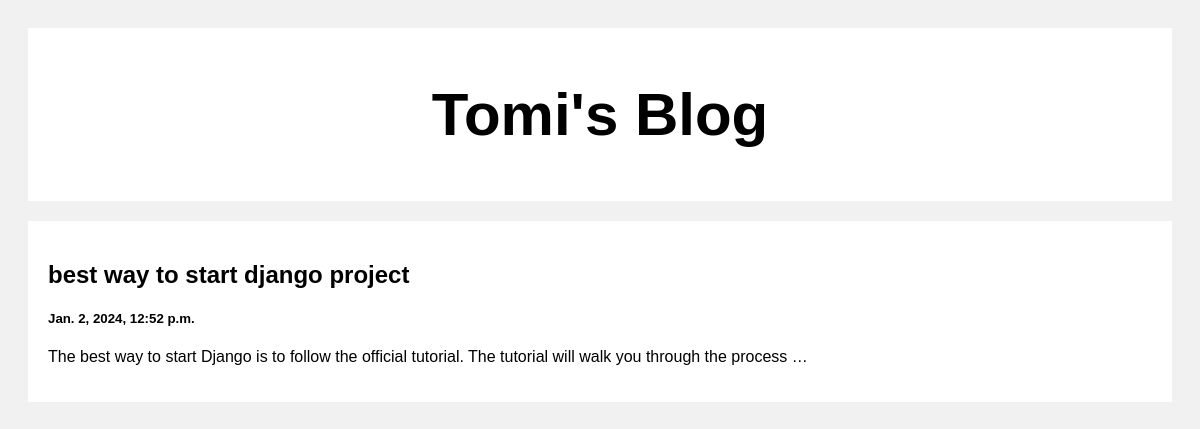
Screenshot of /post/2 with the database file from the repository.
### posts/models.py (models this page shows)
class Post(models.Model):
    title=models.CharField(max_length=100)
    body=models.CharField(max_length=100000)
    created_at=models.DateTimeField(default=datetime.now,blank=True)

### posts/views.py (the view)
# urls.py: path('post/<str:pk>',views.post,name='post')
def post(request,pk):
    posts=Post.objects.get(id=pk)
    return render(request,'posts.html',{'posts':posts})

### templates/posts.html (shortened to what this page needs)
<!DOCTYPE html>
<html>
<head>
</head>
<body>
<div class="header">
  <h2>Tomi's Blog</h2>
</div>
<div class="row">
  <div class="leftcolumn">
    <div class="card">
        <h2>{{posts.title}}</h2>
        <h5>{{posts.created_at}}</h5>
        <p>{{posts.body|truncatewords:20}}</p>
    </div>
  </div>
</div>
</body>
</html>

### templates/posts.html (style rules this page uses)
* { box-sizing: border-box; }
body { font-family: Arial; padding: 20px; background: #f1f1f1; }
.header { padding: 2px; font-size: 40px; text-align: center; background: white; }
.leftcolumn { float: left; width: 100%; }
.card { background-color: white; padding: 20px; margin-top: 20px; }
.row:after { content: ""; display: table; clear: both; }

### rows the page displays
Post: title "best way to start django project", created_at "Jan. 2, 2024, 12:52 p.m.", body "The best way to start Django is to follow the official tutorial. The tutorial will walk you through the process …"
